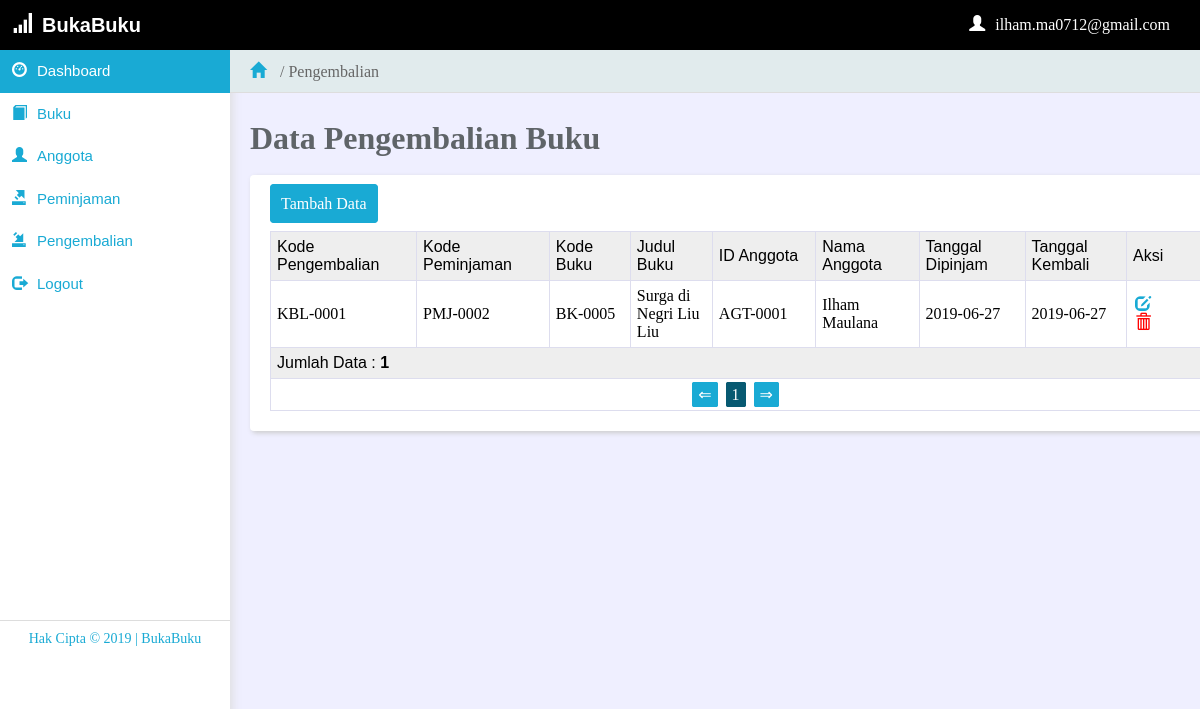
Screenshot of /user/manajemen/index.php?m=view&p=pengembalian (signed in) with the database file from the repository.
### tables this page shows
CREATE TABLE `pengembalian` (
  `kd_pengembalian` varchar(15) NOT NULL,
  `kd_peminjaman` varchar(15) NOT NULL,
  `tgl_kembali` date NOT NULL
);

CREATE TABLE `peminjaman` (
  `kd_peminjaman` varchar(15) NOT NULL,
  `kd_buku` varchar(15) NOT NULL,
  `id_anggota` varchar(15) NOT NULL,
  `tgl_pinjam` date NOT NULL
);

CREATE TABLE `buku` (
  `kd_buku` varchar(15) NOT NULL,
  `judul_buku` varchar(150) NOT NULL,
  `pengarang` varchar(30) NOT NULL,
  `penerbit` varchar(30) NOT NULL,
  `tahun` varchar(4) NOT NULL,
  `stok` int(3) NOT NULL,
  `tersedia` int(3) NOT NULL,
  `foto` varchar(150) NOT NULL
);

CREATE TABLE `anggota` (
  `id_anggota` varchar(10) NOT NULL,
  `nama_anggota` varchar(30) NOT NULL,
  `tgl_lahir` date NOT NULL,
  `jenkel` varchar(1) NOT NULL,
  `alamat` text NOT NULL,
  `no_hp` varchar(15) NOT NULL,
  `foto` varchar(100) NOT NULL
);

### user/manajemen/view/pengembalian.php (the view)
<h1>Data Pengembalian Buku</h1>
<br>
<div class="panel">
	<a href="index.php?m=view&p=tambah_pengembalian" class="btn-a">Tambah Data</a>
	<br>
	<br>
	<table class="datatable">
		<tr>
			<th>Kode Pengembalian</th>
			<th>Kode Peminjaman</th>
			<th>Kode Buku</th>
			<th>Judul Buku</th>
			<th>ID Anggota</th>
			<th>Nama Anggota</th>
			<th>Tanggal Dipinjam</th>
			<th>Tanggal Kembali</th>
			<th>Aksi</th>
		</tr>
		<?php
			$batas=15;
    		$pg=isset($_GET['pg'])?$_GET['pg']:"";
        	if(empty($pg)) {
        	    $posisi=0;
        	    $pg=1;
        	}
        	else {
        	    $posisi=($pg-1)*$batas;
        	}
			$sql = mysqli_query($con,"select * from pengembalian limit $posisi,$batas");
			if(mysqli_num_rows($sql) > 0) {
				while ($dataPengembalian = mysqli_fetch_array($sql)) {
					$dataPeminjaman = mysqli_fetch_array(mysqli_query($con,"select * from peminjaman where kd_peminjaman = '$dataPengembalian[kd_peminjaman]'"));
					$dataJudul = mysqli_fetch_array(mysqli_query($con,"select judul_buku from buku where kd_buku = '$dataPeminjaman[kd_buku]'"));
					$dataNama = mysqli_fetch_array(mysqli_query($con,"select nama_anggota from anggota where id_anggota = '$dataPeminjaman[id_anggota]'"));
					echo "	<tr class='tr'>
								<td>$dataPengembalian[kd_pengembalian]</td>
								<td>$dataPengembalian[kd_peminjaman]</td>
								<td>$dataPeminjaman[kd_buku]</td>
								<td>$dataJudul[judul_buku]</td>
								<td>$dataPeminjaman[id_anggota]</td>
								<td>$dataNama[nama_anggota]</td>
								<td>$dataPengembalian[tgl_kembali]</td>
								<td>$dataPeminjaman[tgl_pinjam]</td>
								<td>
									<a href='index.php?m=view&&p=edit_pengembalian&kd_pengembalian=$dataPengembalian[kd_pengembalian]' class='btn-edit'><span class='glyphicon glyphicon-edit'></span></a>
									<a href='index.php?m=modul&&p=hapus_pengembalian&kd_pengembalian=$dataPengembalian[kd_pengembalian]' class='btn-hapus' onclick=\"return confirm('Apakah Anda yakin ingin menghapus data ini?');\"><span class='glyphicon glyphicon-trash'></span></a>
								</td>
							<tr>
					";
				}
			}
			else {
				echo "	<tr>
							<td colspan='9' align='center'>Data tidak tersedia</td>
						<tr>
					";
			}
			$jml_data = mysqli_num_rows(mysqli_query($con, "select * from pengembalian"));
			$JmlHalaman = ceil($jml_data/$batas);
			if ($pg>1) {
				$link=$pg-1;
				$prev="<a href='index.php?m=view&p=pengembalian&?pg=$link' class='btn-pg'>&lArr;</a>";
			}
			else {
				$prev="<a href='#' class='btn-pg'>&lArr;</a>";
			}
			$nmr = '';
			for ($i=1;$i<=$JmlHalaman;$i++) {
				if ($i==$pg)
					{
	    				$nmr.="<a href='#' class='btn-pgactive'>$i</a>";
					}
				else {
	    			$nmr.="<a href='index.php?m=view&p=pengembalian&pg=$i' class='btn-pg'>$i</a>";
				}
			}
			if ($pg<$JmlHalaman ) {
				$link2=$pg+1;
				$next="<a href='index.php?m=view&p=pengembalian&pg=$link2' class='btn-pg'>&rArr;</a>";
			}
			else {
				$next="<a href='#' class='btn-pg'>&rArr;</a>";
			}
		?>
		<tr><th colspan="10">Jumlah Data :<b> <?php echo $jml_data; ?></b> </th></tr>
	<?php
		echo "<tr>
            	<td colspan='9' align='center'>
            		$prev $nmr $next
            	</td>
    		</tr>";
	?>
	</table>
</div>

### config/css/internal-css.css (style rules this page uses)
body { background-color: #efefff; overflow-x: hidden; }
h1, h2, h3, h4, h5, h6 { color: #5f6468; }
a { color: #fff; text-decoration: none; }
.panel { background-color: #fff; width: 97%; padding: 20px; border-radius: 4px; box-shadow: 2px 2px 5px #ccc; margin-bottom: 20px; }
.datatable { border-collapse: collapse; }
.datatable th { width: 1%; text-align: left; background-color:#eee; color:#000; border:1px solid #dde; padding:6px; font-family: sans-serif; font-weight: 500; }
.datatable td { padding: 6px; border:1px solid #dde; }
.btn-a { margin-top: 10px; border:1px solid #19AAD4; background-color: #19AAD4; color: #fff; padding: 10px; border-radius: 4px; text-decoration: none; }
.btn-edit { color: #19AAD4; padding: 2px; text-decoration: none; }
.btn-hapus { color: #FF0303; padding: 2px; text-decoration: none; }
.btn-pg { border:1px solid #19AAD4; background-color: #19AAD4; color: #fff; padding: 3px 5px 3px 5px; margin-left: 2px; margin-right: 2px; border-radius: 2px; text-decoration: none; }
.btn-pgactive { border:1px solid #075971; background-color: #075971; color: #fff; padding: 3px 5px 3px 5px; margin-left: 2px; margin-right: 2px; border-radius: 2px; text-decoration: none; }

### config/css/internal-menu.css (style rules this page uses)
* { margin: 0px; padding: 0px; }

### rows the page displays
pengembalian: kd_pengembalian "KBL-0001", kd_peminjaman "PMJ-0002", kd_peminjaman.kd_buku "BK-0005", buku.judul_buku "Surga di Negri Liu Liu", kd_peminjaman.id_anggota "AGT-0001", anggota.nama_anggota "Ilham Maulana", tgl_kembali "2019-06-27", kd_peminjaman.tgl_pinjam "2019-06-27"

### other values shown
$_SESSION[username] "ilham.ma0712@gmail.com"
$ex[$i] "Pengembalian"
$jml_data "1"
